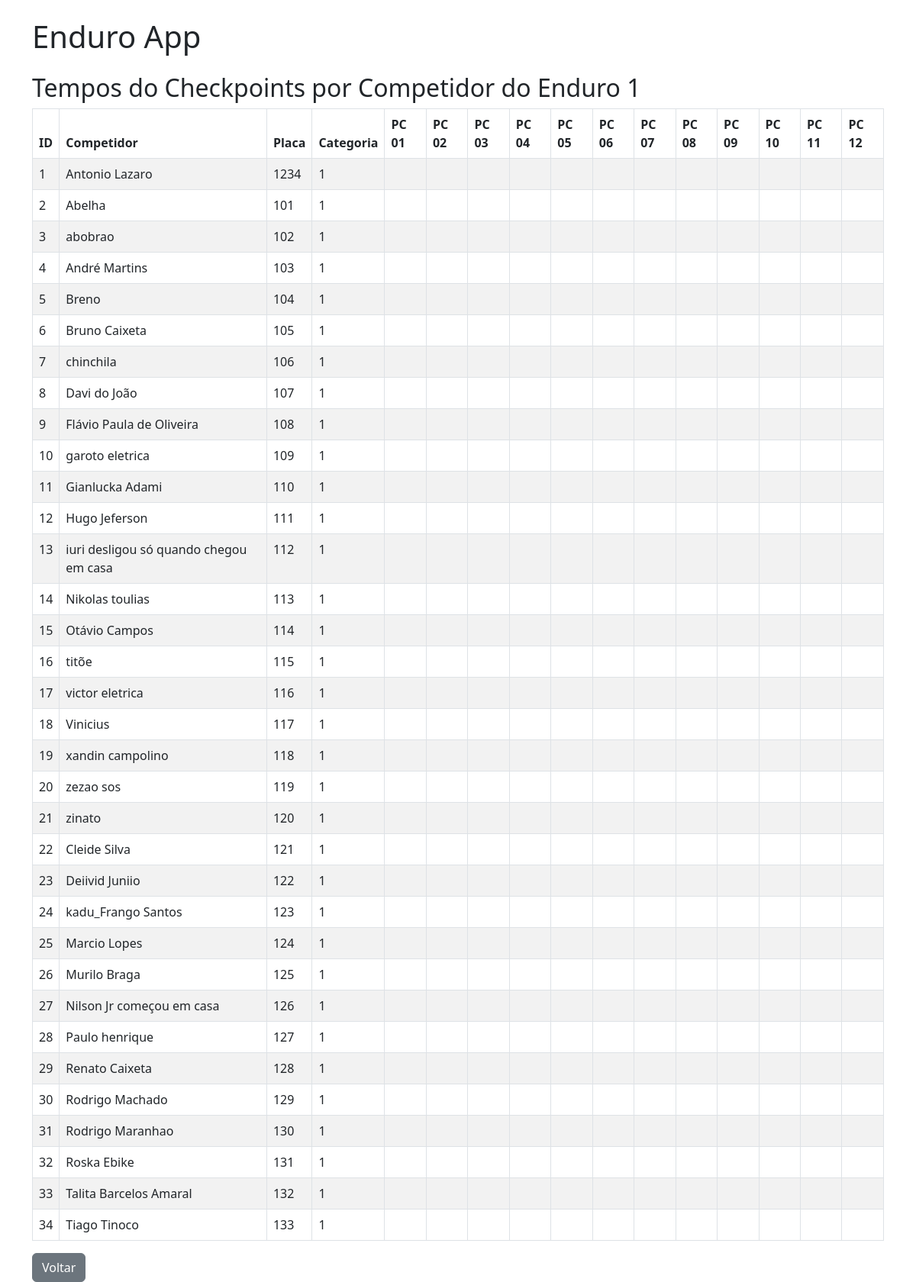
The app's page /enduros/1/tempos/ with its own data.
### models.py (models this page shows)
class Enduro(Base):
    __tablename__ = "enduros"
    id = Column(Integer, primary_key=True, index=True)
    name = Column(String, index=True)
    location = Column(String)
    date = Column(String)
    hora_largada = Column(String, nullable=False)
    competitors = relationship("Competitor", back_populates="enduro")
    checkpoints = relationship("Checkpoint", back_populates="enduro")
    categories = relationship("Category", back_populates="enduro")
    resultados = relationship("Resultados", back_populates="enduro")

class Competitor(Base):
    __tablename__ = "competitors"
    id = Column(Integer, primary_key=True, index=True)
    enduro_id = Column(Integer, ForeignKey("enduros.id"))
    name = Column(String, index=True)
    placa = Column(String)
    categories_id = Column(Integer, ForeignKey("categories.id"))
    enduro = relationship("Enduro", back_populates="competitors")
    checkpoints = relationship("Checkpoint", back_populates="competitor")
    category = relationship("Category", back_populates="competitors")
    resultados = relationship("Resultados", back_populates="competitor")
    trackpoints = relationship("Trackpoint", back_populates="competitor")

### routers.py (the view)
@router.get("/enduros/{enduro_id}/tempos/", response_class=HTMLResponse)
def list_tempos(request: Request, enduro_id: int, db: Session = Depends(get_db)):
    enduro = db.query(Enduro).filter(Enduro.id == enduro_id).first()
    if not enduro:
        raise HTTPException(status_code=404, detail="Enduro não encontrado")
    competitors = db.query(Competitor).filter(Competitor.enduro_id == enduro_id).all()
    return templates.TemplateResponse(
        "lista_tempos.html",
        {"request": request, "enduro": enduro, "competitors": competitors}
    )

### templates/lista_tempos.html
{% extends "base.html" %}
{% block content %}
<h2>Tempos do Checkpoints por Competidor do {{ enduro.name }}</h2>
<table class="table table-striped table-bordered">
    <thead>
        <tr>
            <th>ID</th>
            <th>Competidor</th>
            <th>Placa</th>
            <th>Categoria</th>
            <th>PC 01</th>
            <th>PC 02</th>
            <th>PC 03</th>
            <th>PC 04</th>
            <th>PC 05</th>
            <th>PC 06</th>
            <th>PC 07</th>
            <th>PC 08</th>
            <th>PC 09</th>
            <th>PC 10</th>
            <th>PC 11</th>
            <th>PC 12</th>
        </tr>
    </thead>
    <tbody>
        {% for competitor in competitors %}
        <tr>
            <td>{{ competitor.id }}</td>
            <td>{{ competitor.name | default("N/A") }}</td>
            <td>{{ competitor.placa | default("N/A") }}</td>
            <td>{{ competitor.categories_id | default("N/A") }}</td>
            <td>{{ competitor.pc1 }}</td>
            <td>{{ competitor.pc2 }}</td>
            <td>{{ competitor.pc3 }}</td>
            <td>{{ competitor.pc4 }}</td>
            <td>{{ competitor.pc5 }}</td>
            <td>{{ competitor.pc6 }}</td>
            <td>{{ competitor.pc7 }}</td>
            <td>{{ competitor.pc8 }}</td>
            <td>{{ competitor.pc9 }}</td>
            <td>{{ competitor.pc10 }}</td>
            <td>{{ competitor.pc11 }}</td>
            <td>{{ competitor.pc12 }}</td>
        </tr>
        {% endfor %}
    </tbody>
</table>
<a href="/enduros/{{ enduro.id }}/" class="btn btn-secondary">Voltar</a>
{% endblock %}

### records on screen
Enduro: name "Enduro 1"
Competitor: id "1", name "Antonio Lazaro", placa "1234", categories_id "1"
Competitor: id "2", name "Abelha", placa "101", categories_id "1"
Competitor: id "3", name "abobrao", placa "102", categories_id "1"
Competitor: id "4", name "André Martins", placa "103", categories_id "1"
Competitor: id "5", name "Breno", placa "104", categories_id "1"
Competitor: id "6", name "Bruno Caixeta", placa "105", categories_id "1"
Competitor: id "7", name "chinchila", placa "106", categories_id "1"
Competitor: id "8", name "Davi do João", placa "107", categories_id "1"
Competitor: id "9", name "Flávio Paula de Oliveira", placa "108", categories_id "1"
Competitor: id "10", name "garoto eletrica", placa "109", categories_id "1"
Competitor: id "11", name "Gianlucka Adami", placa "110", categories_id "1"
Competitor: id "12", name "Hugo Jeferson", placa "111", categories_id "1"
Competitor: id "13", name "iuri desligou só quando chegou em casa", placa "112", categories_id "1"
Competitor: id "14", name "Nikolas toulias", placa "113", categories_id "1"
Competitor: id "15", name "Otávio Campos", placa "114", categories_id "1"
Competitor: id "16", name "titõe", placa "115", categories_id "1"
Competitor: id "17", name "victor eletrica", placa "116", categories_id "1"
Competitor: id "18", name "Vinicius", placa "117", categories_id "1"
Competitor: id "19", name "xandin campolino", placa "118", categories_id "1"
Competitor: id "20", name "zezao sos", placa "119", categories_id "1"
Competitor: id "21", name "zinato", placa "120", categories_id "1"
Competitor: id "22", name "Cleide Silva", placa "121", categories_id "1"
Competitor: id "23", name "Deiivid Juniio", placa "122", categories_id "1"
Competitor: id "24", name "kadu_Frango Santos", placa "123", categories_id "1"
Competitor: id "25", name "Marcio Lopes", placa "124", categories_id "1"
Competitor: id "26", name "Murilo Braga", placa "125", categories_id "1"
Competitor: id "27", name "Nilson Jr começou em casa", placa "126", categories_id "1"
Competitor: id "28", name "Paulo henrique", placa "127", categories_id "1"
Competitor: id "29", name "Renato Caixeta", placa "128", categories_id "1"
Competitor: id "30", name "Rodrigo Machado", placa "129", categories_id "1"
Competitor: id "31", name "Rodrigo Maranhao", placa "130", categories_id "1"
Competitor: id "32", name "Roska Ebike", placa "131", categories_id "1"
Competitor: id "33", name "Talita Barcelos Amaral", placa "132", categories_id "1"
Competitor: id "34", name "Tiago Tinoco", placa "133", categories_id "1"
